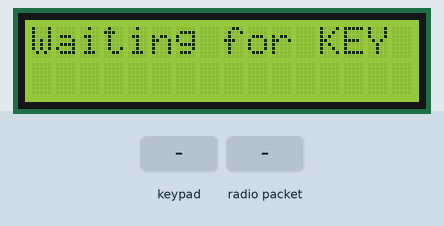
Recording of a sketch running on a simulated Arduino Uno, built with avr-gcc and run on an emulated ATmega328P. Shown: 16×2 character LCD. Inputs (shaded band) come from the test bench. No radio packets arrive unless stated; what the sketch prints to the serial monitor is not drawn.

Above: at 7.9 s.
8.0 s: keypad keys 1 3 9 7 2 * pressed 0.4 s apart
At 10.8 s:
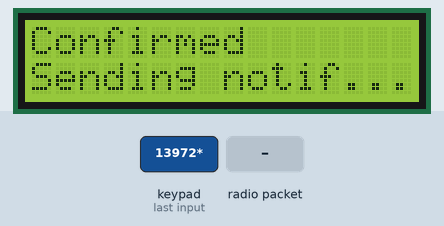
11.9 s: radio packet "0" arrives
At 12.8 s:
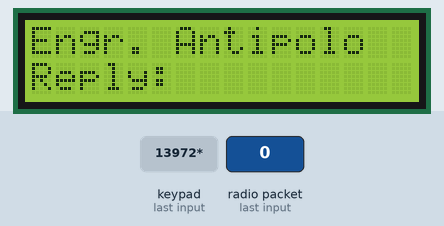
13.6 s: key '4' pressed
At 14.0 s:
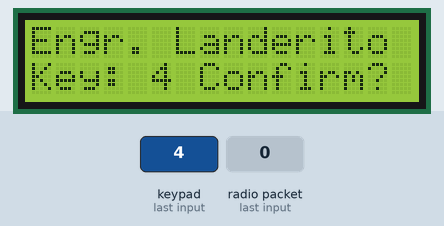
15.1 s: keypad keys 6 5 4 # pressed 0.4 s apart
At 16.6 s:
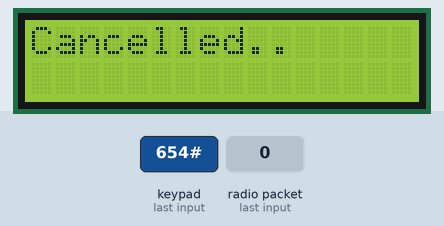
19.7 s: key '8' pressed
At 20.7 s:
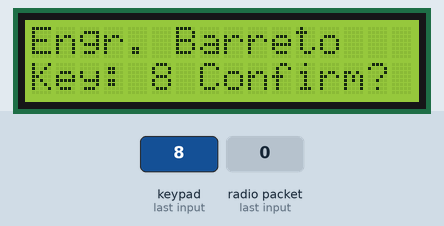
21.2 s: key '1' pressed
At 22.0 s:
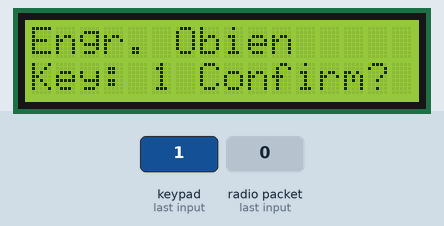
Timing chart, 0 to 23.7 s (numbered marks = the images above; inputs shaded):
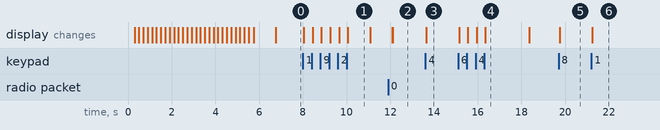

Measured:
- after the input at 8.0 s, the display: first changes at once (image 1 shows a later state)
- after the input at 11.9 s, the display: first differs from a run without the input after 0.22 s (image 2)
- after the input at 13.6 s, the display: changes after 0.05 s (image 3)
- after the input at 15.1 s, the display: first changes after 0.05 s (image 4 shows a later state)
- after the input at 19.7 s, the display: changes at once (image 5)
- after the input at 21.2 s, the display: changes after 0.05 s (image 6)
- what the display in image 1 shows lasts 1.0 s, from 10.1 s to 11.1 s

The sketch:

OutdoorV3.ino
```cpp
/*
 * Project : Wireless Personnel Notifier
 * Description : Provides wireless notification about
 *                the presence of a room personnel (i.e Professor)
 *                whom is identified using keypad keys
 * Author : Jeffrey E. Segovia, ECE, ECT
 * Date : October 2019
 * Code : This code is for the Outdoor Unit
 *
 */


//Required Libraries
#include <SPI.h>
#include <nRF24L01.h>
#include <RF24.h>
#include <Keypad.h>
#include <LiquidCrystal_I2C.h>

//Keypad-related
const byte ROWS = 4;
const byte COLS = 3;

char keys[ROWS][COLS] = {
  {'1', '2', '3'},
  {'4', '5', '6'},
  {'7', '8', '9'},
  {'*', '0', '#'}
};

byte rowPins[ROWS] = {A0, A1, A2, 7};
byte colPins[COLS] = {6, 5, 4};

//Class Instances
Keypad keypad = Keypad( makeKeymap(keys), rowPins, colPins, ROWS, COLS );
LiquidCrystal_I2C lcd(0x27, 16, 2);
RF24 radio(9, 8); // CE, CSN

//Comms Pipe Addresses
const byte pipes[][6] = {"00001", "00002"};

//The personnel key
char targetKey;

//For LCD Scrolling (on setup)
const int scrollDelay = 200;

//timer
unsigned long elapsedTime = 0;
//unsigned long interval = 30000; //30 sec for testing only
unsigned long interval = 300000; //5 min

//Flags
bool hasKey = false;
bool isConfirmed = false;
bool isCancelled = false;
bool isWaitingForConfirm = false;
bool isWaitingForReply = false;

//Struct
struct Personnel {
  int id;
  char name[29];
};

struct Status {
  int key;
  char status[29];
};

Personnel prof;
Status status;

void initialize() {
  //Serial Comms
  Serial.begin(9600);
  //LCD
  lcd.init();
  lcd.backlight();
  //nRF24L01
  radio.begin();
  radio.setRetries(5, 15);
  radio.openWritingPipe(pipes[0]); //Writes via 00001
  radio.openReadingPipe(1, pipes[1]); //Read via 00002
  radio.setDataRate(RF24_1MBPS);
  radio.setPALevel(RF24_PA_MAX);

  //Show Welcome Message
  showWelcomeMsg();
}

//This function encapsulates the main system
void runSystem() {
  if (!isWaitingForReply) {
    elapsedTime = millis();
    evaluateKey();
  }
  else {
    unsigned long currentMillis = millis();
    //Serial.println((currentMillis - elapsedTime));
    if ((currentMillis - elapsedTime) > interval) {
      Serial.print(F("Elapsed time: "));
      Serial.println((millis() - elapsedTime));
      elapsedTime = currentMillis;
      //Print to LCD
      showCancelledMsg("Time out..");
      //Switch radio mode
      prof.id = 0;
      String n = "INVALID";
      n.toCharArray(prof.name, n.length() + 1);
      radio.stopListening();
      transmitData();
      isWaitingForReply = false;
    }
    else {
      Serial.println("Receiving...");
      receiveData();
    }
  }
}


void evaluateKey() {
  char key = keypad.getKey();
  if (!key || key == '0') return;

  switch (key) {
    case '*' :
      isConfirmed = true;
      isCancelled = false;
      hasKey = false;
      break;
    case '#' :
      isConfirmed = false;
      isCancelled = true;
      hasKey = false;
      isWaitingForReply = false;
      break;
    default:
      isConfirmed = false;
      isCancelled = false;
      hasKey = true;
      isWaitingForConfirm = true;
      break;
  }
  //Show flags' status
  Serial.print("Confirm: ");
  Serial.println(isConfirmed);
  Serial.print("Cancelled: ");
  Serial.println(isCancelled);
  Serial.print("HasKey: ");
  Serial.println(hasKey);

  Serial.print("Waiting for Reply: ");
  Serial.println(isWaitingForReply);

  //Assign value to Personnel members
  if (hasKey) {
    prof.id = key - '0';
    String name = getTargetByKey(key);
    name.toCharArray(prof.name, name.length() + 1);

    Serial.println(prof.id);
    Serial.println(prof.name);

    //Print to LCD
    showProf(key, prof.name);

    //Switch radio mode
    radio.stopListening();
  }

  if (isConfirmed && isWaitingForConfirm) {
    Serial.println(F("Confirmed!"));
    Serial.println(prof.id);
    Serial.println(prof.name);
    isWaitingForConfirm = false;
    //Print to LCD
    showConfirmedMsg("Confirmed", "Sending notif...");

    //transmit data
    if (!transmitData()) return;

    //add delay
    if (!jeffDelay(1000)) return;

    //Print to LCD
    showConfirmedMsg("Notif sent!", "");

    //add delay
    if (!jeffDelay(1000)) return;
    //Print to LCD
    showConfirmedMsg("Waiting for", "reply");

    //Switch radio mode
    radio.startListening();

    isWaitingForReply = true;
  }

  if (isCancelled) {
    Serial.println(F("Cancelled!"));
    prof.id = 0;
    String n = "INVALID";
    n.toCharArray(prof.name, n.length() + 1);

    Serial.println(prof.id);
    Serial.println(prof.name);
    isWaitingForConfirm = false;
    //Print to LCD
    showCancelledMsg("Cancelled..");
    //Switch radio mode
    radio.stopListening();
    transmitData();
  }
}
bool receiveData() {
  if (radio.available()) {
    radio.read(&status, sizeof(status));
    Serial.print(F("Recieved Status: "));
    Serial.print(F("Key: "));
    Serial.println(status.key);
    Serial.print(F("Status: "));
    Serial.println(status.status);

    //Print to LCD
    showStatusReply();

    isWaitingForReply = false;
  }
}
bool transmitData() {
  if (!radio.write(&prof, sizeof(prof))) {
    Serial.println(F("Transmission failed!"));
    showCancelledMsg("Comms Error...");
    return false;
  }
  Serial.println(F("Success!"));
  return true;
}

String getTargetByKey(char key) {
  targetKey = key == '*' ? 'x' : key;
  String targetName = "INVALID";
  if (targetKey && targetKey != 'x') {
    switch (targetKey) {
      case '1' :
        targetName = "Engr. Obien"; break;
      case '2' :
        targetName = "Engr. Antipolo"; break;
      case '3' :
        targetName = "Engr. Mendoza"; break;
      case '4' :
        targetName = "Engr. Landerito"; break;
      case '5' :
        targetName = "Engr. Pedrocillo"; break;
      case '6' :
        targetName = "Engr. Marcos"; break;
      case '7' :
        targetName = "Engr. Beringuel"; break;
      case '8' :
        targetName = "Engr. Barreto"; break;
      case '9' :
        targetName = "Engr. Fernando"; break;
      default: targetName = "INVALID"; break;
    }
  }
  return targetName;
}

void showStatusReply() {
  lcd.clear();
  lcd.setCursor(0, 0);
  lcd.print(prof.name);
  lcd.setCursor(0, 1);
  String str1 = "Reply: " + (String)status.status;
  lcd.print(str1);
}

void showProf(char key, String name) {
  lcd.clear();
  lcd.setCursor(0, 0);
  lcd.print(name);
  lcd.setCursor(0, 1);
  String str1 = "Key: " + (String)key + " Confirm? ";
  lcd.print(str1);
}

void showConfirmedMsg(String a, String b) {
  lcd.clear();
  lcd.setCursor(0, 0);
  lcd.print(a);
  lcd.setCursor(0, 1);
  lcd.print(b);
}

void showCancelledMsg(String a) {
  lcd.clear();
  lcd.setCursor(0, 0);
  lcd.print(a);

  if (!jeffDelay(2000)) return;

  lcd.clear();
  lcd.setCursor(0, 0);
  lcd.print("Waiting for KEY");
}

bool jeffDelay(unsigned long interval) {
  unsigned long now = millis();
  while (!((millis() - now) > interval));
  return true;
}
void setup() {
  initialize();
}

void loop() {
  runSystem();
}


void showWelcomeMsg() {
  lcd.clear();
  String str = "Wireless Personnel Notifier";
  lcd.setCursor(0, 0);
  lcd.print(str);
  Serial.println(str);
  //Scroll
  delay(scrollDelay);
  int strLen = str.length();
  for (byte i = 0; i < strLen; i++) {
    lcd.scrollDisplayLeft();
    delay(scrollDelay);
  }
  str = "Welcome!";
  lcd.clear();
  lcd.setCursor((16 - str.length()) / 2, 0);
  lcd.print(str);
  str = "Initializing...";
  lcd.clear();
  lcd.setCursor((16 - str.length()) / 2, 1);
  lcd.print(str);
  Serial.println(str);
  delay(1000);
  str = "Waiting for KEY";
  lcd.clear();
  lcd.setCursor((16 - str.length()) / 2, 0);
  lcd.print(str);
  Serial.println(str);
}
```
